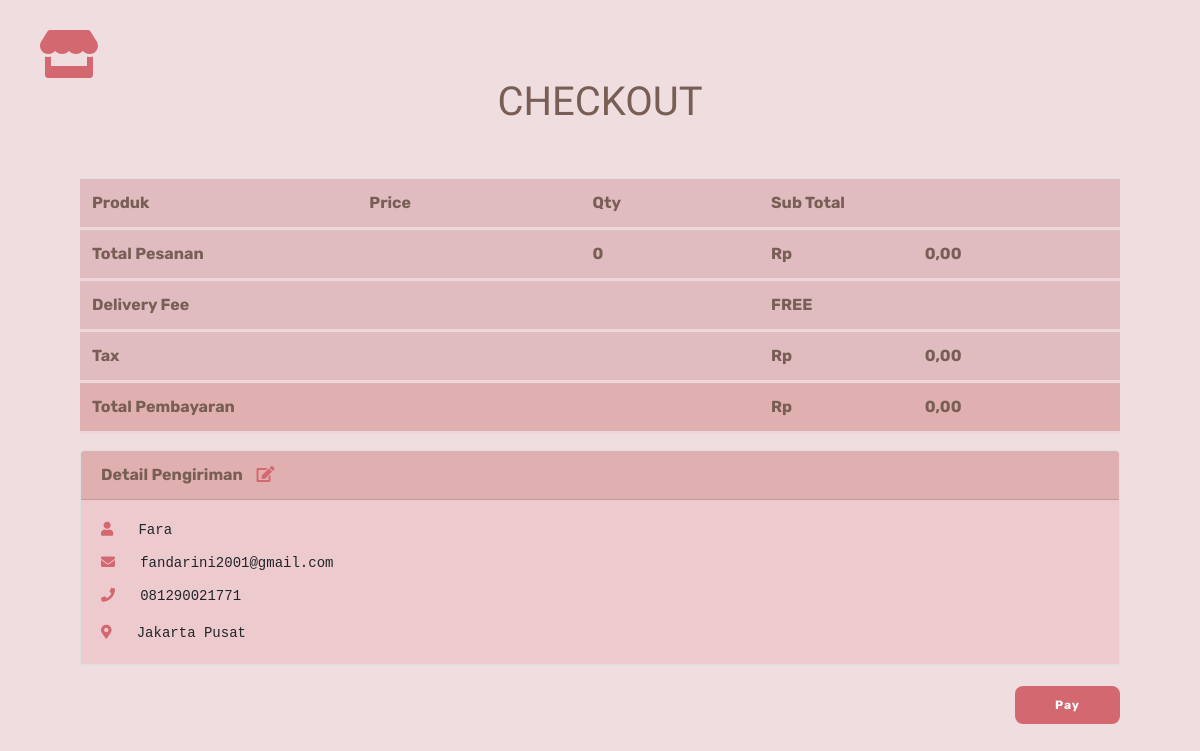
The app's page /Aphroface/checkout.php (signed in) with its own data.
### tables this page shows
CREATE TABLE `customer` (
  `username` varchar(20) NOT NULL,
  `email` varchar(30) NOT NULL,
  `password` varchar(30) NOT NULL,
  `nama` varchar(50) NOT NULL,
  `noHP` varchar(15) NOT NULL,
  `alamat` varchar(100) NOT NULL
);

### Aphroface/checkout.php (the view, shortened to what this page needs)
<?php include ('header_checkout.html');
$uname = $_SESSION['username'];
require_once ('db_login.php');
?>
<h4 class="title_co">CHECKOUT</h4>
<br>
<div class="container">
    <div class="card-body">
        <form method="POST" autocomplete="on" action="<?php echo htmlspecialchars($_SERVER["PHP_SELF"])?>">
            <table class="table table-hover">
                <tr>
                    <th>Produk</th>
                    <th>Price</th>
                    <th>Qty</th>
                    <th colspan="2">Sub Total</th>
                </tr>
                <?php
                $sum_qty = 0;
                $sum_price = 0;
                $sump = number_format($sum_price,2,',','.');
                echo '<tr> <th colspan="2" >Total Pesanan</th>
                        <th>'.$sum_qty.'</th>
                        <th>Rp</th>
                        <th>'.$sump.'</th> </tr>';
                echo '<tr> <th colspan="3">Delivery Fee</td>
                        <th colspan="2">FREE</th> </tr>';
                $pajak = $sum_price * 0.1;
                $tax = number_format($pajak,2,',','.');
                echo '<tr> <th colspan="3">Tax</th>
                        <th>Rp</th>
                        <th colspan="2">'.$tax.'</th> </tr>';
                $sumt = $sum_price + $pajak;
                $total = number_format($sumt,2,',','.');
                echo '<tr> <th colspan="3" style="background-color: #e0b0b0">Total Pembayaran</th>
                        <th style="background-color: #e0b0b0">Rp</th>
                        <th style="background-color: #e0b0b0">'.$total.'</th> </tr>';
                ?>
            </table>
            <div class="card">
                <pre class="card-header">Detail Pengiriman    <a href="edit_profile2.php?uname=<?php echo $uname ?>" class="fas fa-edit"></a></pre>
                <div class="card-body cb-detail">
                    <?php
                        $query2 = "SELECT * FROM customer WHERE username='".$uname."'";
                        $result2 = $db->query($query2);
                        while($row2 = $result2->fetch_object()){
                            echo '<pre class="card-title"><i class="fas fa-user"></i>   '.$row2->nama.'</pre>';
                            echo '<pre class="card-title"><i class="fas fa-envelope"></i>   '.$row2->email.'</pre>';
                            echo '<pre class="card-text"><i class="fas fa-phone"></i>   '.$row2->noHP.'</pre>';
                            echo '<pre class="card-text"><i class="fas fa-map-marker-alt"></i>   '.$row2->alamat.'</pre>';
                        }
                    ?>
                </div>
            </div>
            <button id="pay" type="submit" name="submit" value="submit">Pay</button>
        </form>
    </div>
</div>

### records on screen
customer: nama "Fara", email "fandarini2001@gmail.com", noHP "081290021771", alamat "Jakarta Pusat"

### other values on screen
$sum_qty "0"
$sump "0,00"
$tax "0,00"
$total "0,00"
